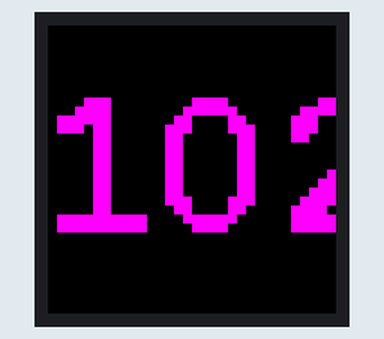
Bench run of a program on a simulated ESP32. Parts: 32×32 colour display. The local clock reads 2024-03-15 10:24:30 at power-on unless the program sets it; random numbers use the default seed unless the program sets one; what the program prints to the serial monitor is not drawn.

Above: at 0.1 s.
At 1.28 s:
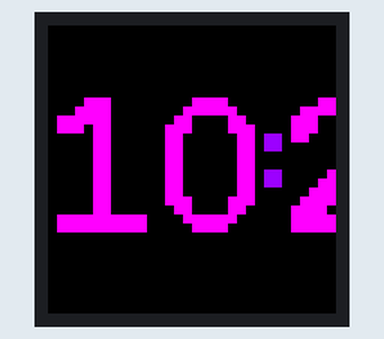
At 7.43 s:
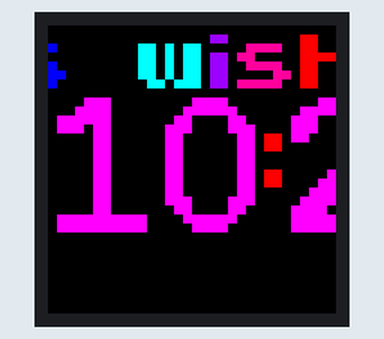
At 13.49 s:
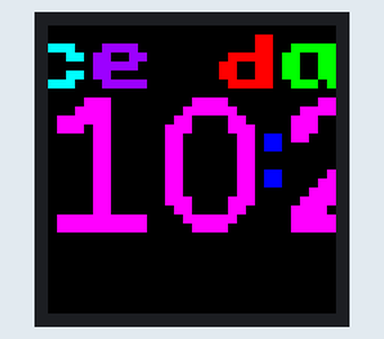
At 27.1 s:
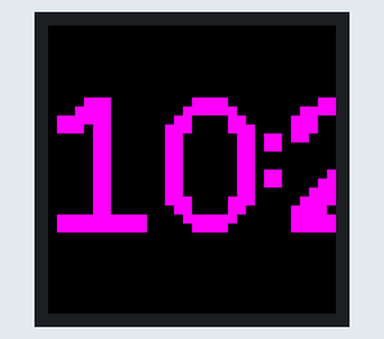
At 29.1 s:
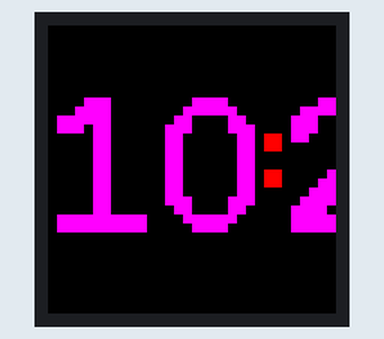

Measured:
- what the display in image 0 shows lasts 0.9 s, from 0.1 s to 1.0 s
- what the display in image 1 shows lasts 0.5 s, from 1.0 s to 1.5 s

The program:

main.cpp
```cpp
// REQUIRES the following Arduino libraries:
// - Adafruit RGB matrix Panel Library: https://github.com/adafruit/RGB-matrix-Panel
// - Adafruit_GFX Library: https://github.com/adafruit/Adafruit-GFX-Library
// - Adafruit_BusIO Library: https://github.com/adafruit/Adafruit_BusIO
// - package_esp32_index.json https://dl.espressif.com/dl/package_esp32_index.json
// Find All "Great Projects" Videos : https://www.youtube.com/channel/UCCC8DuqicBtP3A_aC53HYDQ/videos
#include <Arduino.h>
#include <WiFi.h>
#include <Adafruit_GFX.h>
#include <RGBmatrixPanel.h>

#include "Fonts/FreeMonoBold12pt7b.h"
#include "Fonts/kongtext4pt7b.h"
#define TZ 1 // Time Zone
#define CLK 14
#define OE 33
#define LAT 32
#define A 13 //12
#define B 19 //16
#define C 4  //17
#define D 18
RGBmatrixPanel matrix(A, B, C, D, CLK, LAT, OE, false, 32);
String Message0 = "To all people, I love you and wish you safety and recovery for patients";
String Message1 = "Great Projects wish you a very nice day. Hope you have a great time ahead.";
bool flasher = false;
uint8_t frameDelay = 25; // default frame delay value
static time_t last_t;
uint8_t r = 0, g = 0, b = 0;
int h, m, s, d, yr;
uint8_t month, dow;
String text;
unsigned int NewRTCh = 24;
unsigned int NewRTCm = 60;
unsigned int NewRTCs = 10;
time_t t;
char ssid[] = "Nux Arch";
char pass[] = "akhtar2015";
const char *wd[7] = {"Sunday", "Monday", "Tuesday", "Wednesday", "Thursday", "Friday", "Saturday"};
const char *months[] = {"Jan", "Feb", "Mar", "Apr", "May", "Jun", "Jul", "Aug", "Sep", "Oct", "Nov", "Dec"};

// standard colors
uint16_t myRED = matrix.Color333(7, 0, 0);
uint16_t myGREEN = matrix.Color333(0, 7, 0);
uint16_t myBLUE = matrix.Color333(0, 0, 7);
uint16_t myWHITE = matrix.Color333(7, 7, 7);
uint16_t myYELLOW = matrix.Color333(7, 7, 0);
uint16_t myCYAN = matrix.Color333(0, 7, 7);
uint16_t myMAGENTA = matrix.Color333(7, 0, 7);
uint16_t myShadow = matrix.Color333(4, 0, 7);
uint16_t myROSE = matrix.Color333(7, 0, 4);
uint16_t myBLACK = matrix.Color333(0, 0, 0);
uint16_t myCOLORS[9] = {myRED, myGREEN, myWHITE, myMAGENTA, myBLUE, myYELLOW, myCYAN, myShadow, myROSE};
void getTim()
{
  if (flasher)
  {
    matrix.fillRect(54, 10, 10, 6, myBLACK);
    matrix.setCursor(20, 8);
    matrix.setTextSize(2);
    matrix.setTextColor(myCOLORS[g]);
    matrix.print(":");
    b = random(0, 8);
  }
  else
  {
    matrix.fillRect(24, 12, 2, 6, myBLACK);
    matrix.setCursor(54, 10);
    matrix.setTextSize(1);
    matrix.setFont(&kongtext4pt7b);
    matrix.setTextColor(myCOLORS[b]);
    matrix.print("*");
    matrix.setFont();
    g = random(0, 8);
  }
  if (NewRTCs != s / 10)
  {
    matrix.fillRect(51, 17, 13, 6, myBLACK);
    NewRTCs = s / 10;
  }
  else
  {
    matrix.fillRect(58, 17, 6, 6, myBLACK);
  }
  matrix.setCursor(51, 16);
  matrix.setTextSize(1);
  matrix.setTextColor(myCOLORS[r]);
  matrix.setFont(&kongtext4pt7b);
  matrix.printf("%02d", s);
  matrix.setFont();
  if (NewRTCm != m)
  {
    matrix.setCursor(26, 16);
    matrix.setFont(&FreeMonoBold12pt7b);
    matrix.setTextColor(myMAGENTA);
    matrix.fillRect(26, 8, 25, 15, myBLACK);
    matrix.printf("%02d", m);
    matrix.setFont();
    NewRTCm = m;
  }
  if (NewRTCh != h)
  {
    matrix.setCursor(0, 16);
    matrix.setFont(&FreeMonoBold12pt7b);
    matrix.setTextColor(myMAGENTA);
    matrix.fillRect(0, 8, 24, 15, myBLACK);
    matrix.printf("%02d", h);
    matrix.setFont();
    NewRTCh = h;
  }
}
void Date_text()
{
  matrix.setCursor(1, 23);
  matrix.fillRect(0, 23, 64, 8, myBLACK);
  matrix.setFont(&kongtext4pt7b);
  matrix.setTextColor(myRED);
  matrix.printf("%02d", d);
  matrix.setTextColor(myGREEN);
  matrix.printf("%s", months[month]);
  matrix.setTextColor(myRED);
  matrix.printf("%04d", yr);
  matrix.setFont();
}
void dofw_text()
{
  text = wd[dow];
  uint16_t text_length = text.length();
  int xpo = (64 - text_length * 7) / 2;
  matrix.setCursor(xpo, 0);
  matrix.fillRect(0, 0, 64, 8, myBLACK);
  matrix.setFont(&kongtext4pt7b);
  for (int y = 0; y < 9; y++)
  {
    r = random(0, 8);
    matrix.setTextColor(myCOLORS[r]);
    matrix.print(text[y]);
  }
  matrix.setFont();
}
void scroll_text(uint8_t ypos, unsigned long scroll_delay, String text)
{
  uint16_t text_length = text.length();
  // Asuming 14 pixel average character width
  for (int xpos = 64; xpos > -(64 + text_length * 14); xpos--)
  {
    int y = r;
    matrix.setCursor(xpos, ypos);
    matrix.fillRect(0, 8, 64, 15, myBLACK);
    matrix.setFont(&kongtext4pt7b);
    for (int x = 0; x < text_length; x++)
    {
      matrix.setTextColor(myCOLORS[y]);
      matrix.print(text[x]);
      y++;
      if (y >= 9)
      {
        y = 0;
      }
    }
    matrix.setFont();
    delay(scroll_delay);
    yield();
  }
  NewRTCm = 60;
  NewRTCh = 24;
}
void updateTime()
{
  struct tm *tm;
  tm = localtime(&t);
  h = tm->tm_hour;
  m = tm->tm_min;
  s = tm->tm_sec;
  if (d != tm->tm_mday || month != tm->tm_mon || yr != tm->tm_year + 1900)
  {
    d = tm->tm_mday;
    dow = tm->tm_wday;
    month = tm->tm_mon;
    yr = tm->tm_year + 1900;
  }
}
void scroll_text1(uint8_t ypos, unsigned long scroll_delay, String text)
{
  uint16_t text_length = text.length();
  // Asuming 5 pixel average character width
  for (int xpos = 64; xpos > -(64 + text_length * 7); xpos--)
  {
    int y = r;
    matrix.setCursor(xpos, ypos);
    matrix.fillRect(0, ypos, 64, 8, myBLACK);
    matrix.setFont(&kongtext4pt7b);
    for (int x = 0; x < text_length; x++)
    {
      matrix.setTextColor(myCOLORS[y]);
      matrix.print(text[x]);
      y++;
      if (y >= 9)
      {
        y = 0;
      }
    }
    matrix.setFont();
    delay(scroll_delay);
    yield();
    t = time(NULL);
    if (last_t != t)
    {
      updateTime();
      getTim();
      flasher = !flasher;
      last_t = t;
    }
  }
}
void setup()
{
  Serial.begin(115200);

  Serial.print("Attempting to connect to Network named: ");
  Serial.println(ssid); // print the network name (SSID);

  // WiFi.begin(ssid, pass);
  // while (WiFi.status() != WL_CONNECTED)
  // {
  //   Serial.print(".");
  //   delay(1000);
  // }
  // Serial.println("");
  // IPAddress ip = WiFi.localIP();
  // Serial.print("IP Address: ");
  // Serial.println(ip);

  // configTime(TZ * 3600, 0, "ntp.nict.jp", "ntp.jst.mfeed.ad.jp"); // enable NTP

  matrix.begin();            // setup the LED matrix
  matrix.setTextWrap(false); // Don't wrap at end of line - will do ourselves
  matrix.fillScreen(0);
}

void loop()
{
  matrix.setTextSize(1);
  // Date_text();
  scroll_text1(0, frameDelay, Message1);
  // dofw_text();
  // scroll_text1(23, frameDelay, Message0);
  // Date_text();
  // matrix.setTextSize(1);
  // scroll_text(13, 15, Message0);
  // matrix.setTextSize(1);
  // dofw_text();
  // scroll_text1(23, frameDelay, Message0);
  // Date_text();
  // scroll_text1(0, frameDelay, Message1);
  // dofw_text();
  // matrix.setTextSize(2);
  // scroll_text(13, 15, Message1);
}
```

Source omitted: noBold12pt7b.h (data table, 15644 bytes), kongtext4pt7b.h (data table, 7367 bytes)
